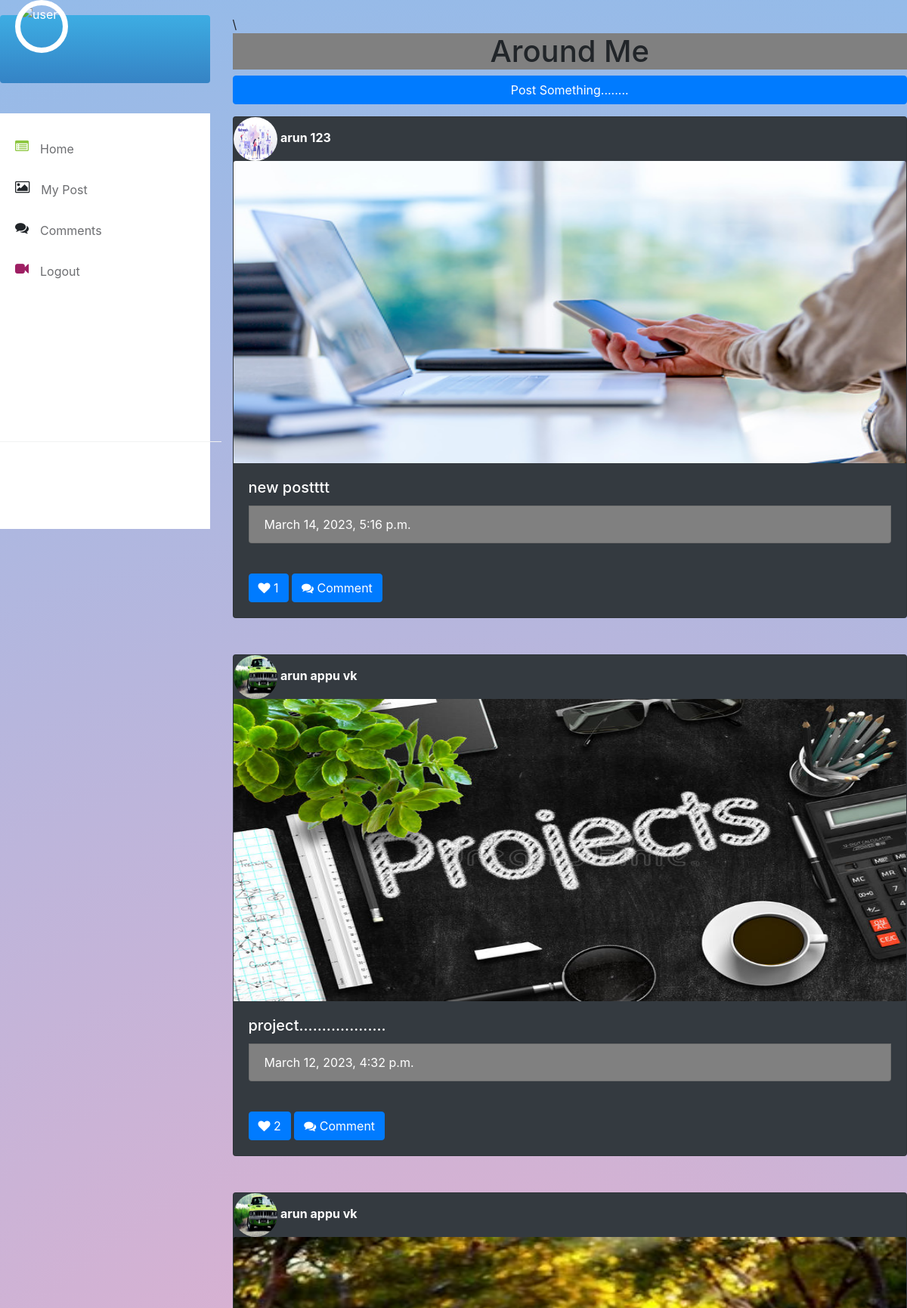
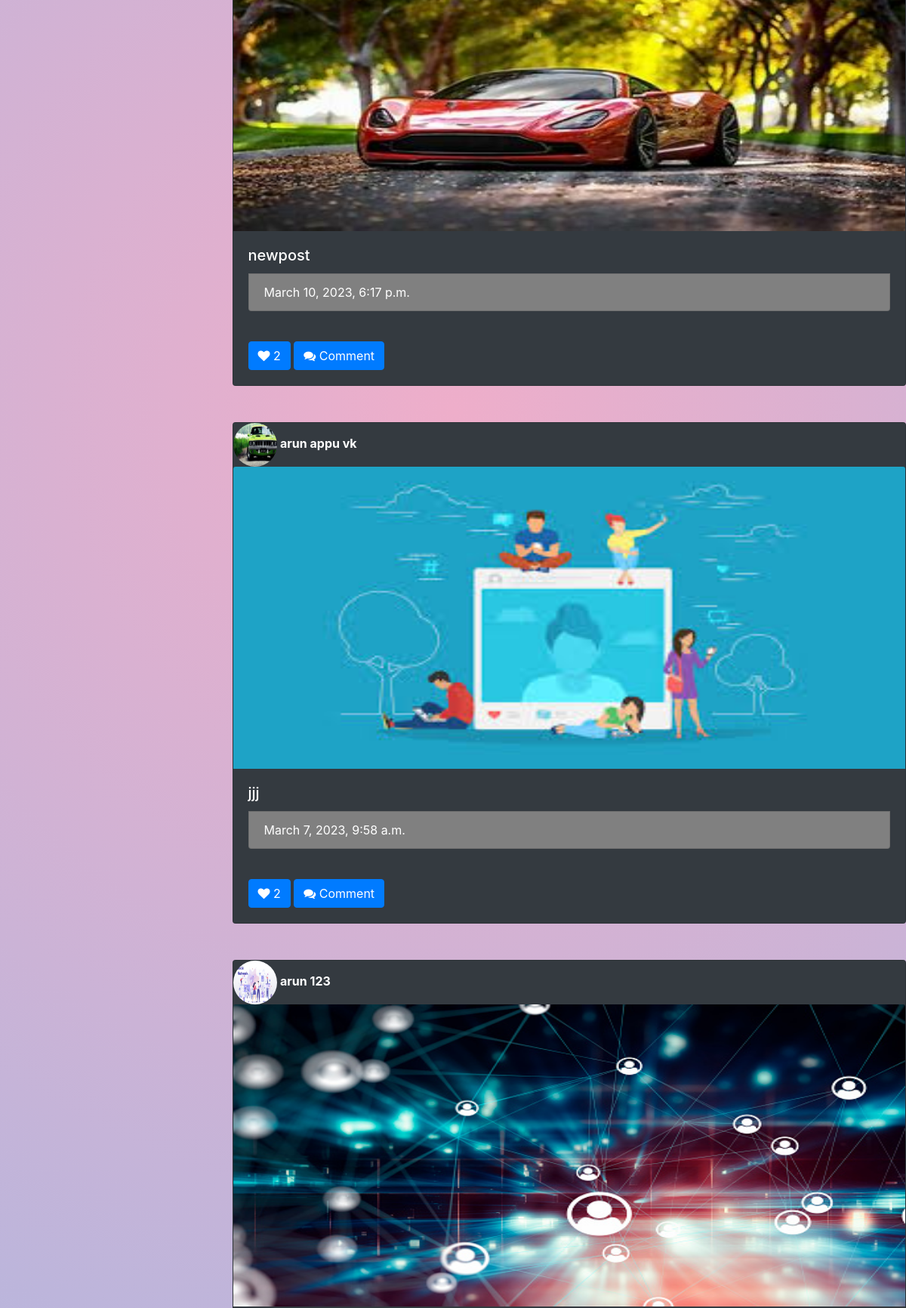
Page /user/home/ (upper part) on the committed database (2 pictures, top to bottom).
### user/models.py (models this page shows, shortened)
class Posts(models.Model):
    image=models.ImageField(upload_to="Posted_image",null=True)
    caption=models.CharField(max_length=500)
    datetime=models.DateTimeField(auto_now_add=True)
    user=models.ForeignKey(User,on_delete=models.CASCADE,related_name="p_user")
    likes=models.ManyToManyField(User,related_name="like_user")
    @property
    def cntlikes(self):
        return self.likes

class Bio(models.Model):
    dob=models.DateField()
    options=(
        ("Male","Male:"),
        ("Female","Female:"),
        ("Others","Others:"),
    )
    gender=models.CharField(max_length=100,choices=options,default="Male")
    phone=models.IntegerField()
    status=models.CharField(max_length=100)
    profile_pic=models.ImageField(upload_to="user_profile_pic",null=True)
    user=models.OneToOneField(User,on_delete=models.CASCADE,related_name="bio_user")

### user/views.py (the view, shortened to what this page needs)
# urls.py: 2. Add a URL to urlpatterns:  path('', Home.as_view(), name='home')
class Home(CreateView):
      template_name="Home.html"
      form_class=PostForm
      model=Posts
      success_url=reverse_lazy("h")
      def get_context_data(self, **kwargs):
            context=super().get_context_data(**kwargs)
            context["data"]=Posts.objects.all().order_by("-datetime")
            context["cform"]=CommentForm()
            context["cdata"]=Comments.objects.all()
            return context

### user/templates/Home.html (shortened to what this page needs)
{% extends 'nav.html' %}
{% block nav %}
  {% load static %}
    <link rel="stylesheet" href="{% static 'css/post.css' %}">
    <h1 class="sticky-top" style="background-color: grey; text-align: center;">Around Me</h1>
  <p>
    <a class="btn btn-primary btn-block" data-toggle="collapse" href="#collapseExample" role="button" aria-expanded="false" aria-controls="collapseExample">
        Post Something........
    </a>
  </p>
  {% for i in data %}
  <div class="card mb-5 bg-dark text-white" style="width: 100%;">
    <div class="card-img-top " >
      {% if i.user.bio_user.profile_pic %}
      <img src="{{ i.user.bio_user.profile_pic.url }}"  class="profile-photo">
      {% endif %}
    <span class="card-title" style="font-weight: bold;">{{i.user.first_name}} {{i.user.last_name}}</span>
    </div>
    {% if i.image %}
    <img class="card-img-top" src="{{ i.image.url }}" height="400px" alt="Card image cap">
    {% endif %}
    <div class="card-body">
      <h5 class="card-title">{{i.caption}}</h5>
      <li class="list-group-item" style="background-color: grey;">{{ i.datetime}}</li>
    </div>
    <div class="card-body">
          <a href="{% url 'like' i.id %}" class="btn btn-primary "><i class="fa fa-heart icon4"></i> {{i.cntlikes.count}}</a>
        <button class="btn  btn-primary" type="button" data-toggle="collapse" data-target="#j{{i.id}}" aria-expanded="false" aria-controls="collapseExample">
          <i class="fa fa-comments icon4"></i> Comment
        </button>
    </div>
  </div>
  {% endfor %}
{% endblock nav %}

### user/static/CSS/nav.css (style rules this page uses)
body { margin-top:20px; background:#FAFAFA; }
img.profile-photo { height: 58px; width: 58px; border-radius: 50%; }
.text-white { color: #fff; }

### user/static/CSS/post.css (style rules this page uses)
body { background: rgb(238,174,202); background: radial-gradient(circle, rgba(238,174,202,1) 0%, rgba(148,187,233,1) 100%); }

### rows in the picture
Posts: user.bio_user.profile_pic (picture), user.first_name "arun", user.last_name "123", image (picture), caption "new postttt", datetime "March 14, 2023, 5:16 p.m.", cntlikes.count "1"
Posts: user.bio_user.profile_pic (picture), user.first_name "arun appu", user.last_name "vk", image (picture), caption "project...................", datetime "March 12, 2023, 4:32 p.m.", cntlikes.count "2"
Posts: user.bio_user.profile_pic (picture), user.first_name "arun appu", user.last_name "vk", image (picture), caption "newpost", datetime "March 10, 2023, 6:17 p.m.", cntlikes.count "2"
Posts: user.bio_user.profile_pic (picture), user.first_name "arun appu", user.last_name "vk", image (picture), caption "jjj", datetime "March 7, 2023, 9:58 a.m.", cntlikes.count "2"
Posts: user.bio_user.profile_pic (picture), user.first_name "arun", user.last_name "123", image (picture)
